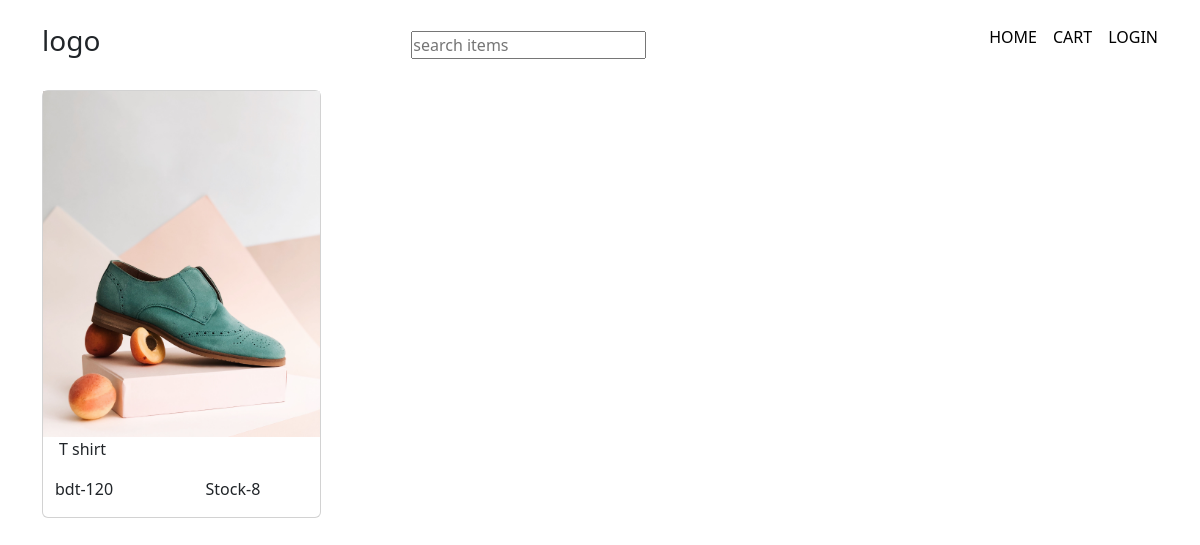
The page / on the database its author committed.
### products/models.py (models this page shows, shortened)
class Products(models.Model):
    product_name=models.CharField(max_length=50)
    product_details=models.TextField(max_length=250)
    photo=models.ImageField(upload_to='products')
    price=models.IntegerField(default=0)
    size=models.CharField(choices=size_choices,max_length=50,null=True,blank=True)
    stock=models.IntegerField(default=0)
    uploaded_at=models.DateTimeField(auto_now=True)
    category=models.ForeignKey(Category, on_delete=models.CASCADE, related_name='category')

### products/views.py (the view)
# urls.py: 2. Add a URL to urlpatterns:  path('', views.home, name='home')
def home(request):
    product=Products.objects.all()
    context={
        "product":product,
    }
    return render(request, 'home/index.html',context)

### templates/home/index.html (shortened to what this page needs)
{% extends 'base.html' %}
{% load static %}
{% block content %}
{% for product_ele in product %}
<div class="col-md-3">
    <div class="card">
        <img src="{{product_ele.photo.url}}" class="img-fluid">
        <p class="px-3">{{product_ele.product_name}}</p>
        <div class="row">
            <div class="col-6 px-4">
                <p>bdt-{{product_ele.price}}</p>
            </div>
            <div class="col-6 px-4">
                <p>Stock-{{product_ele.stock}}</p>
            </div>
        </div>
    </div>
</div>
{% endfor %}
{% endblock %}

### static/css/base.css (style rules this page uses)
* { margin: 0; padding: 0; box-sizing: border-box; }

### rows shown on the page
Products: photo (picture), product_name "T shirt", price "120", stock "8"
